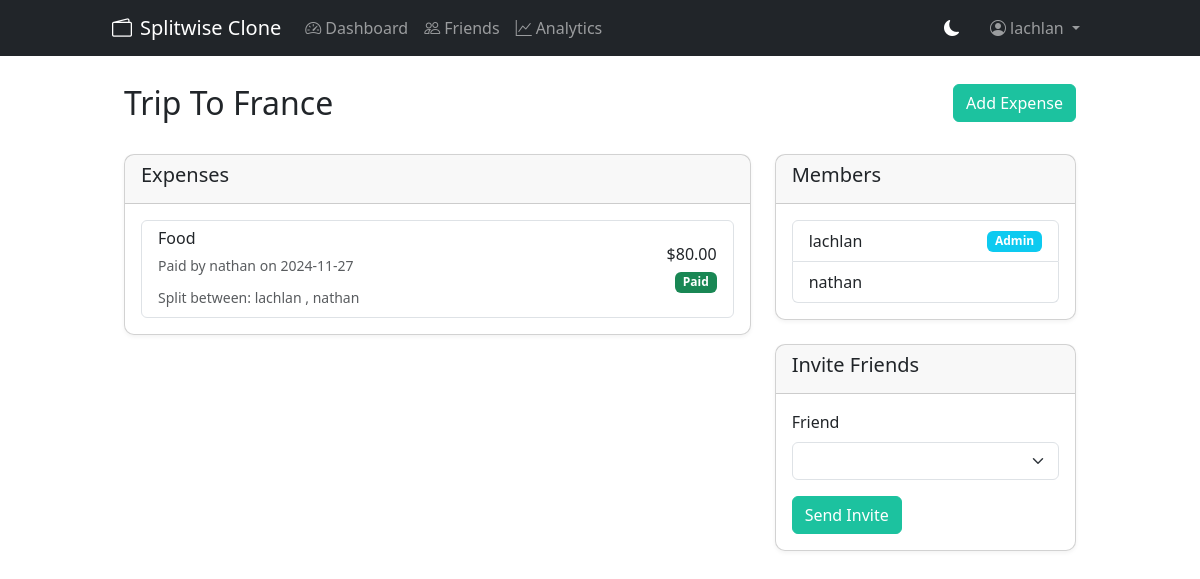
The page /group/1 (signed in) on the database its author committed.
### models.py (models this page shows, shortened)
class User(UserMixin, db.Model):
    id = db.Column(db.Integer, primary_key=True)
    username = db.Column(db.String(80), unique=True, nullable=False)
    first_name = db.Column(db.String(50), nullable=True)
    last_name = db.Column(db.String(50), nullable=True)
    display_name = db.Column(db.String(100), nullable=True)
    email = db.Column(db.String(120), unique=True, nullable=True)
    password = db.Column(db.String(255), nullable=False)
    expenses_paid = db.relationship('Expense', back_populates='paid_by')
    groups = db.relationship('Group', secondary=group_members, back_populates='members')
    friends = db.relationship('User',
        secondary=friendships,
        primaryjoin='User.id==friendships.c.user_id',
        secondaryjoin='User.id==friendships.c.friend_id',
        lazy='dynamic'
    )
    friend_requests_sent = db.relationship('FriendRequest',
        foreign_keys='FriendRequest.sender_id',
        backref=db.backref('sender', lazy=True),
        lazy='dynamic'
    )
    friend_requests_received = db.relationship('FriendRequest',
        foreign_keys='FriendRequest.receiver_id',
        backref=db.backref('receiver', lazy=True),
        lazy='dynamic'
    )
    group_invites_received = db.relationship('GroupInvite',
        foreign_keys='GroupInvite.invitee_id',
        back_populates='invitee'
    )
    group_invites_sent = db.relationship('GroupInvite',
        foreign_keys='GroupInvite.inviter_id',
        back_populates='inviter'
    )

class Group(db.Model):
    id = db.Column(db.Integer, primary_key=True)
    name = db.Column(db.String(100), nullable=False)
    created_by_id = db.Column(db.Integer, db.ForeignKey('user.id'), nullable=False)
    created_at = db.Column(db.DateTime, default=datetime.utcnow)
    members = db.relationship('User', secondary=group_members, back_populates='groups')
    expenses = db.relationship('Expense', back_populates='group')
    invites = db.relationship('GroupInvite', back_populates='group')
    created_by = db.relationship('User', foreign_keys=[created_by_id])

class Expense(db.Model):
    id = db.Column(db.Integer, primary_key=True)
    description = db.Column(db.String(200), nullable=False)
    amount = db.Column(db.Float, nullable=False)
    date = db.Column(db.DateTime, nullable=False, default=datetime.utcnow)
    timestamp = db.Column(db.DateTime, nullable=False, default=datetime.utcnow)  # Keep both for backward compatibility
    category = db.Column(db.String(50), nullable=False, default='Other')
    paid_by_id = db.Column(db.Integer, db.ForeignKey('user.id'), nullable=False)
    group_id = db.Column(db.Integer, db.ForeignKey('group.id'), nullable=False)
    paid_by = db.relationship('User', back_populates='expenses_paid')
    group = db.relationship('Group', back_populates='expenses')
    shares = db.relationship('ExpenseShare', back_populates='expense', cascade='all, delete-orphan')

class ExpenseShare(db.Model):
    id = db.Column(db.Integer, primary_key=True)
    amount = db.Column(db.Float, nullable=False)
    paid = db.Column(db.Boolean, default=False)
    expense_id = db.Column(db.Integer, db.ForeignKey('expense.id'), nullable=False)
    user_id = db.Column(db.Integer, db.ForeignKey('user.id'), nullable=False)
    expense = db.relationship('Expense', back_populates='shares')
    user = db.relationship('User')

### app.py (the view)
@app.route('/group/<int:group_id>')
@login_required
def group_details(group_id):
    group = Group.query.get_or_404(group_id)
    if current_user not in group.members:
        flash('You are not a member of this group.', 'danger')
        return redirect(url_for('dashboard'))
    expenses = group.expenses
    invite_form = GroupInviteForm()
    invite_form.friend.choices = [(f.id, f.username) for f in current_user.friends.all()
                                if f not in group.members]
    return render_template('group_details.html', group=group, expenses=expenses, invite_form=invite_form)

### forms.py
class GroupInviteForm(FlaskForm):
    friend = SelectField('Friend', coerce=int, validators=[DataRequired()])
    submit = SubmitField('Send Invite')

### app.py (called while the page is built)
@login_manager.user_loader
def load_user(user_id):
    return User.query.get(int(user_id))

### templates/group_details.html (shortened to what this page needs)
{% extends "base.html" %}
{% block content %}
<div class="container mt-4">
    <div class="row mb-4">
        <div class="col-md-8">
            <h2>{{ group.name }}</h2>
        </div>
        <div class="col-md-4 text-end">
            <a href="{{ url_for('add_expense', group_id=group.id) }}" class="btn btn-primary">Add Expense</a>
        </div>
    </div>
    <div class="row">
        <div class="col-md-8">
            <div class="card mb-4">
                <div class="card-header">
                    <h5>Expenses</h5>
                </div>
                <div class="card-body">
                    {% if expenses %}
                    <div class="list-group">
                        {% for expense in expenses %}
                        <div class="list-group-item">
                            <div class="d-flex justify-content-between align-items-center">
                                <div>
                                    <h6 class="mb-1">{{ expense.description }}</h6>
                                    <small class="text-muted">
                                        Paid by {{ expense.paid_by.username }} on
                                        {{ expense.date.strftime('%Y-%m-%d') }}
                                    </small>
                                    <div class="mt-2">
                                        <small class="text-muted">
                                            Split between:
                                            {% for share in expense.shares %}
                                                {{ share.user.username }}
                                                {% if not loop.last %}, {% endif %}
                                            {% endfor %}
                                        </small>
                                    </div>
                                </div>
                                <div class="text-end">
                                    <h6 class="mb-1">${{ "%.2f"|format(expense.amount) }}</h6>
                                    {% for share in expense.shares %}
                                        {% if share.user == current_user %}
                                            {% if share.paid %}
                                                <span class="badge bg-success">Paid</span>
                                            {% endif %}
                                        {% endif %}
                                    {% endfor %}
                                </div>
                            </div>
                        </div>
                        {% endfor %}
                    </div>
                    {% else %}
                    <p class="text-muted">No expenses recorded yet.</p>
                    {% endif %}
                </div>
            </div>
        </div>
        <div class="col-md-4">
            <div class="card mb-4">
                <div class="card-header">
                    <h5>Members</h5>
                </div>
                <div class="card-body">
                    <ul class="list-group">
                        {% for member in group.members %}
                        <li class="list-group-item d-flex justify-content-between align-items-center">
                            {{ member.username }}
                            {% if member == group.created_by %}
                            <span class="badge bg-info">Admin</span>
                            {% endif %}
                        </li>
                        {% endfor %}
                    </ul>
                </div>
            </div>
            {% if current_user == group.created_by %}
            <div class="card">
                <div class="card-header">
                    <h5>Invite Friends</h5>
                </div>
                <div class="card-body">
                    <form method="POST" action="{{ url_for('invite_to_group', group_id=group.id) }}">
                        <div class="form-group">
                            {{ invite_form.friend.label(class="form-label") }}
                            {{ invite_form.friend(class="form-select") }}
                        </div>
                        {{ invite_form.submit(class="btn btn-primary mt-3") }}
                    </form>
                </div>
            </div>
            {% endif %}
        </div>
    </div>
</div>
{% endblock %}

### templates/base.html (shortened to what this page needs)
<!DOCTYPE html>
<html lang="en" data-bs-theme="light">
<head>
    <link href="https://cdn.jsdelivr.net/npm/bootstrap@5.3.0/dist/css/bootstrap.min.css" rel="stylesheet">
    <link rel="stylesheet" href="https://cdn.jsdelivr.net/npm/bootstrap-icons@1.7.2/font/bootstrap-icons.css">
</head>
<body>
    <nav class="navbar navbar-expand-lg navbar-dark bg-dark fixed-top">
        <div class="container">
            <a class="navbar-brand" href="{{ url_for('home') }}">
                <i class="bi bi-wallet2 me-2"></i>Splitwise Clone
            </a>
            <div class="collapse navbar-collapse" id="navbarNav">
                <ul class="navbar-nav me-auto">
                    {% if current_user.is_authenticated %}
                    <li class="nav-item">
                        <a class="nav-link" href="{{ url_for('dashboard') }}">
                            <i class="bi bi-speedometer2 me-1"></i>Dashboard
                        </a>
                    </li>
                    <li class="nav-item">
                        <a class="nav-link" href="{{ url_for('friends') }}">
                            <i class="bi bi-people me-1"></i>Friends
                        </a>
                    </li>
                    <li class="nav-item">
                        <a class="nav-link" href="{{ url_for('analytics') }}">
                            <i class="bi bi-graph-up me-1"></i>Analytics
                        </a>
                    </li>
                    {% endif %}
                </ul>
                <ul class="navbar-nav align-items-center">
                    <li class="nav-item">
                        <div class="dark-mode-toggle" onclick="toggleDarkMode()">
                            <i class="bi bi-moon-fill" id="darkModeIcon"></i>
                        </div>
                    </li>
                    {% if current_user.is_authenticated %}
                    <li class="nav-item dropdown">
                        <a class="nav-link dropdown-toggle" href="#" id="navbarDropdown" role="button" data-bs-toggle="dropdown">
                            <i class="bi bi-person-circle me-1"></i>{{ current_user.username }}
                        </a>
                    </li>
                    {% endif %}
                </ul>
            </div>
        </div>
    </nav>
    <div class="container mt-4">
        {% block content %}{% endblock %}
    </div>
</body>
</html>

### rows shown on the page
User: username "lachlan", shows "Admin"
Group: name "Trip To France"
Expense: description "Food", paid_by.username "nathan", date "2024-11-27", amount "80.00"
ExpenseShare: user.username "lachlan", paid "Paid"
ExpenseShare: user.username "nathan"
User: username "nathan"

### other values the page prints
{{ invite_form.friend.label(class="form-label") }} "Friend"
